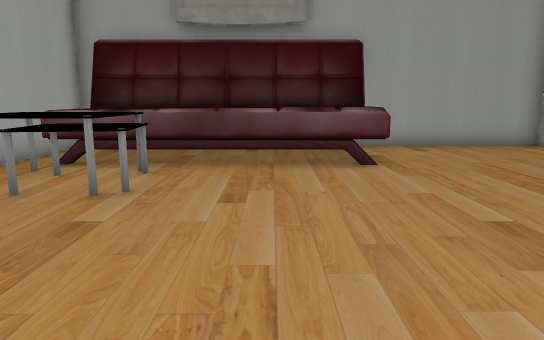
view 1 (above)

16 first-person views from a walk through a scene from a Unity 3-D project. The camera is 1.4 m above the floor, tilts 10° down and sees 70° across. The floor is counted in squares, 1 m on a side. Each view is taken from the middle of a square. On the plan, view 1 faces up. The plan holds only what a view shows up to about 16 squares ahead; the rest is blank. Some surface patterns are stand-ins.

view 2
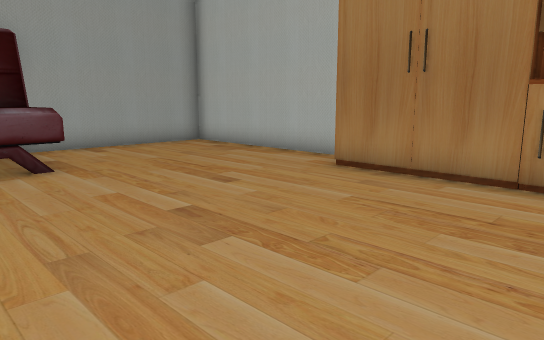

view 3
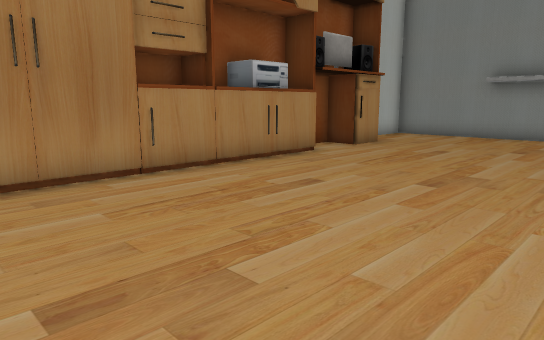

view 4
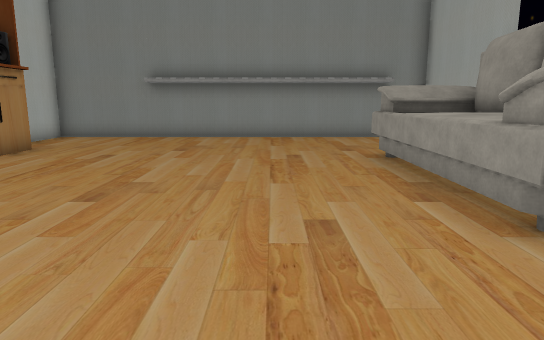

view 5
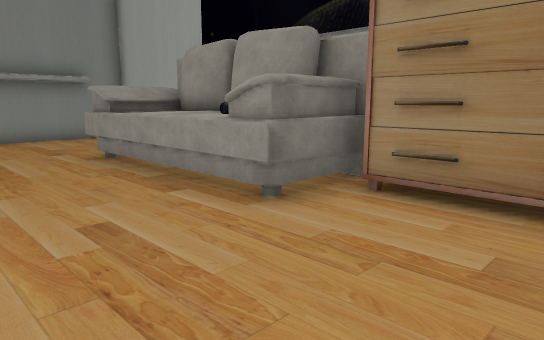

view 6
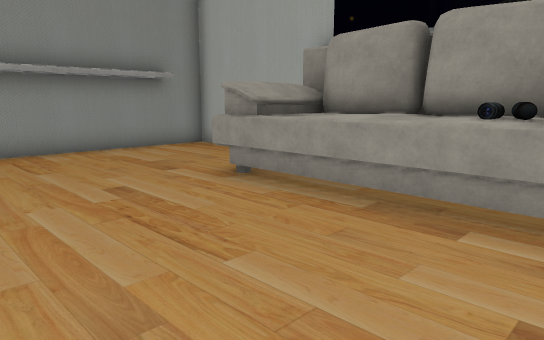

view 7
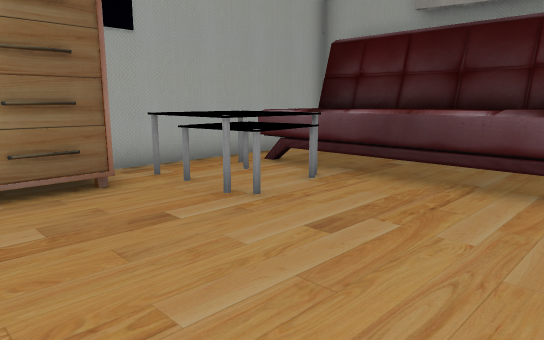

view 8
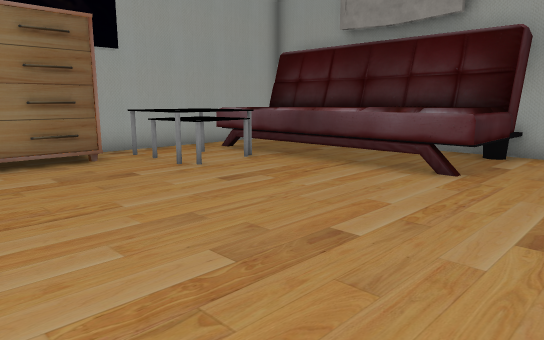

view 9
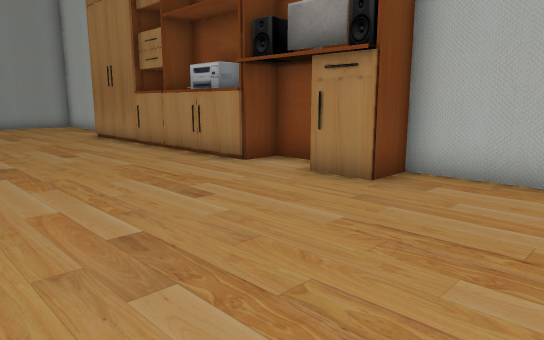

view 10
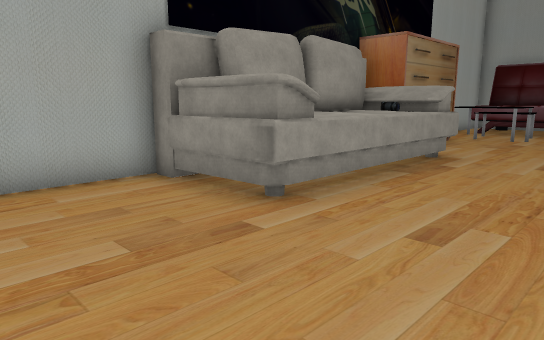

view 11
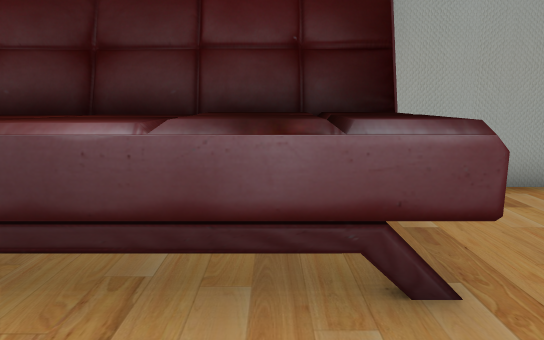

view 12
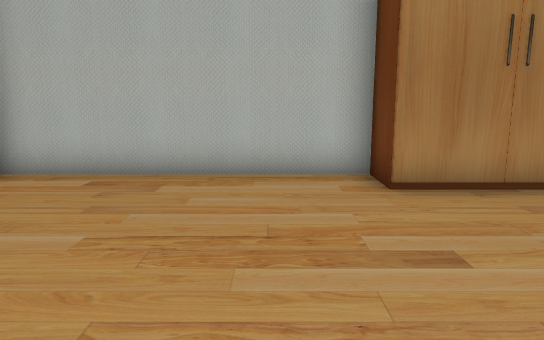

view 13
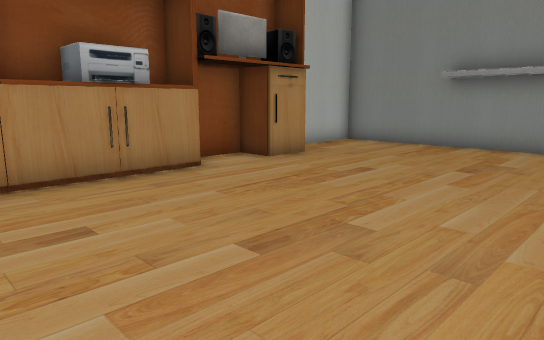

view 14
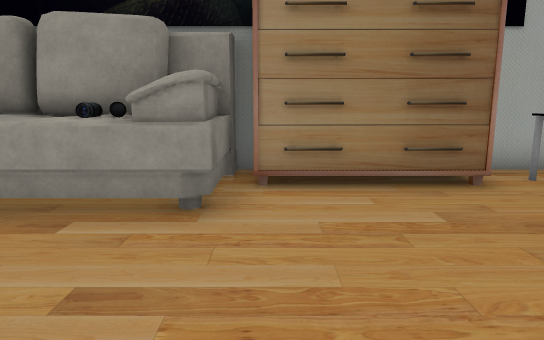

view 15
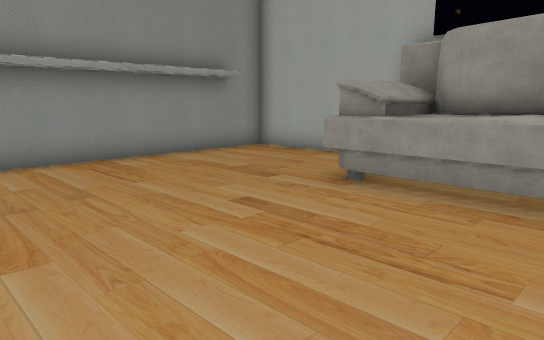

view 16
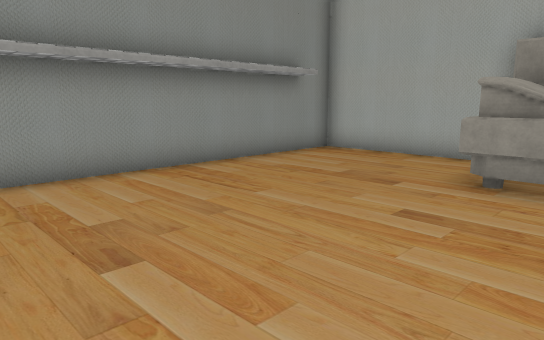

### Floor plan
Key: @ floor where view 1 was taken; # wall or solid block; . main floor; : floor 0.25 m higher than the main floor; T table; O other object.
Columns run from 6 left of view 1 to 9 right of it. Each row starts with its distance up from view 1.
 13          #######
 12 #       O......#
 11 #OOOOOOOO......#
 10 #O  OOOOO......#
  9 #OOOOOOOO......#
  8 #T T...........#
  7 #  T...........#
  6 #TTTT..........#
  5 #............###
  4  :...........#O
  3  :...........#O
  2  :...........#O
  1 #O...........OO
  0 #OOO..@......OO
 -1  OOO.........OO
 -2  OOO.........OO
 -3  OOO.........OO
 -4  OOO.........OO
 -5  OOO...........#
 -6 #OOO.........OO#
 -7 #............OO#
 -8 #..............#
 -9 #..............#
-10 #..............#
-11 #..............#
-12 ################

Where each view was taken, in squares from view 1:
view 1: 0 up, 0 right, facing up
view 2: 0 up, 0 right, facing up-right
view 3: 5 up, 0 right, facing down-right
view 4: 4 up, 0 right, facing down
view 5: 4 up, 1 right, facing down-left
view 6: 0 up, 2 right, facing down-left
view 7: 2 up, 2 right, facing up-left
view 8: 1 up, 5 right, facing up-left
view 9: 11 down, 1 right, facing up-right
view 10: 10 down, 1 right, facing up-left
view 11: 6 up, 1 right, facing up
view 12: 7 up, 1 right, facing right
view 13: 1 up, 0 right, facing down-right
view 14: 1 up, 2 right, facing left
view 15: 2 down, 3 right, facing down-left
view 16: 4 down, 4 right, facing down-left
